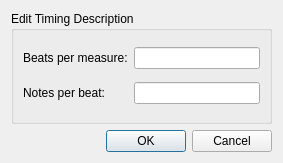
<?xml version="1.0" encoding="UTF-8"?>
<ui version="4.0">
 <class>TimingDescriptionEditor</class>
 <widget class="QDialog" name="TimingDescriptionEditor">
  <property name="geometry">
   <rect>
    <x>0</x>
    <y>0</y>
    <width>283</width>
    <height>163</height>
   </rect>
  </property>
  <property name="windowTitle">
   <string>Dialog</string>
  </property>
  <layout class="QVBoxLayout" name="verticalLayout">
   <item>
    <widget class="QGroupBox" name="groupBox">
     <property name="title">
      <string>Edit Timing Description</string>
     </property>
     <property name="flat">
      <bool>false</bool>
     </property>
     <property name="checkable">
      <bool>false</bool>
     </property>
     <layout class="QGridLayout" name="gridLayout">
      <item row="0" column="0">
       <widget class="QLabel" name="label">
        <property name="text">
         <string>Beats per measure:</string>
        </property>
       </widget>
      </item>
      <item row="0" column="1">
       <widget class="QLineEdit" name="beatsPerMeasureEdit"/>
      </item>
      <item row="1" column="0">
       <widget class="QLabel" name="label_2">
        <property name="text">
         <string>Notes per beat:</string>
        </property>
       </widget>
      </item>
      <item row="1" column="1">
       <widget class="QLineEdit" name="notesPerBeatEdit"/>
      </item>
     </layout>
    </widget>
   </item>
   <item>
    <widget class="QDialogButtonBox" name="buttonBox">
     <property name="orientation">
      <enum>Qt::Horizontal</enum>
     </property>
     <property name="standardButtons">
      <set>QDialogButtonBox::Cancel|QDialogButtonBox::Ok</set>
     </property>
    </widget>
   </item>
  </layout>
 </widget>
 <resources/>
 <connections>
  <connection>
   <sender>buttonBox</sender>
   <signal>accepted()</signal>
   <receiver>TimingDescriptionEditor</receiver>
   <slot>accept()</slot>
   <hints>
    <hint type="sourcelabel">
     <x>248</x>
     <y>254</y>
    </hint>
    <hint type="destinationlabel">
     <x>157</x>
     <y>274</y>
    </hint>
   </hints>
  </connection>
  <connection>
   <sender>buttonBox</sender>
   <signal>rejected()</signal>
   <receiver>TimingDescriptionEditor</receiver>
   <slot>reject()</slot>
   <hints>
    <hint type="sourcelabel">
     <x>316</x>
     <y>260</y>
    </hint>
    <hint type="destinationlabel">
     <x>286</x>
     <y>274</y>
    </hint>
   </hints>
  </connection>
 </connections>
</ui>
